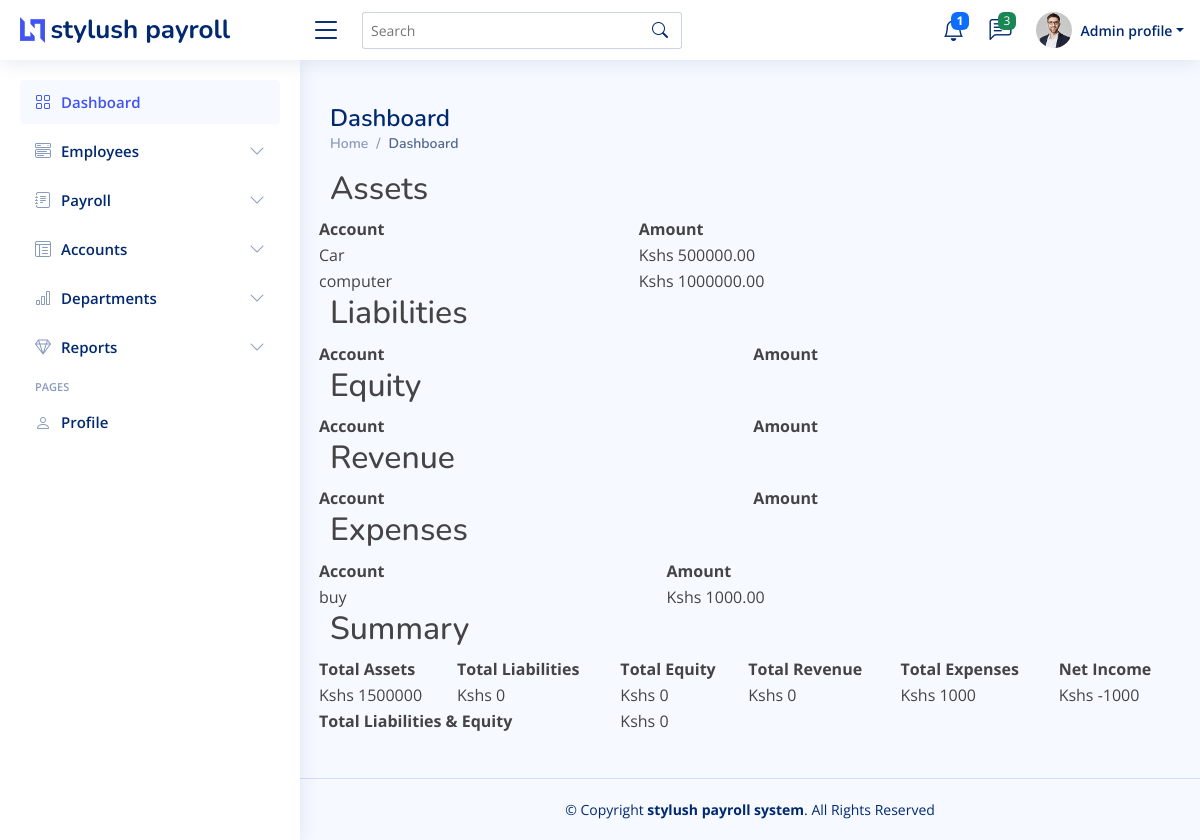
Screenshot of /home/balanceSheet/ with the database file from the repository.
### first/models.py (models this page shows)
class Transaction(models.Model):
    ACCOUNT_TYPES = (
        ('ASSETS', 'Assets'),
        ('LIABILITIES', 'Liabilities'),
        ('EQUITY', 'Equity'),
        ('REVENUE', 'Revenue'),
        ('EXPENSE', 'Expense'),
    )
    account = models.CharField(max_length=255)
    amount = models.DecimalField(max_digits=10, decimal_places=2)
    type = models.CharField(max_length=1000, choices=ACCOUNT_TYPES)

### first/balancesheetViews.py (the view)
# urls.py: path('balanceSheet/', balancesheetViews.balance_sheet,name='balanceSheet'),
def balance_sheet(request):
    assets = Transaction.objects.filter(type='ASSETS')
    liabilities = Transaction.objects.filter(type='LIABILITIES')
    equity = Transaction.objects.filter(type='EQUITY')
    revenue = Transaction.objects.filter(type='REVENUE')
    expenses = Transaction.objects.filter(type='EXPENSE')
    total_assets = assets.aggregate(total=models.Sum('amount'))['total'] or 0
    total_liabilities = liabilities.aggregate(total=models.Sum('amount'))['total'] or 0
    total_equity = equity.aggregate(total=models.Sum('amount'))['total'] or 0
    total_revenue = revenue.aggregate(total=models.Sum('amount'))['total'] or 0
    total_expenses = expenses.aggregate(total=models.Sum('amount'))['total'] or 0
    net_income = total_revenue - total_expenses
    total_liabilities_equity = total_liabilities + total_equity
    context = {
        'assets': assets,
        'liabilities': liabilities,
        'equity': equity,
        'revenue': revenue,
        'expenses': expenses,
        'total_assets': total_assets,
        'total_liabilities': total_liabilities,
        'total_equity': total_equity,
        'total_revenue': total_revenue,
        'total_expenses': total_expenses,
        'net_income': net_income,
        'total_liabilities_equity': total_liabilities_equity,
    }
    return render(request, 'Dashboard/balanceSheet.html', context)

### first/templates/Dashboard/balanceSheet.html (shortened to what this page needs)
<!DOCTYPE html>
{% load static %}
<html lang="en">
<head>
  <link href="{% static 'vendor/bootstrap/css/bootstrap.min.css' %}" rel="stylesheet">
  <link href="{% static 'vendor/bootstrap-icons/bootstrap-icons.css' %}" rel="stylesheet">
  <link href="{% static 'vendor/boxicons/css/boxicons.min.css' %}" rel="stylesheet">
  <link href="{% static 'vendor/quill/quill.snow.css' %}" rel="stylesheet">
  <link href="{% static 'vendor/quill/quill.bubble.css' %}" rel="stylesheet">
  <link href="{% static 'vendor/remixicon/remixicon.css' %}" rel="stylesheet">
  <link href="{% static 'vendor/simple-datatables/style.css' %}" rel="stylesheet">
  <link href="{% static 'css/style.css' %}" rel="stylesheet">
</head>
<body>
  <header id="header" class="header fixed-top d-flex align-items-center">
    <div class="d-flex align-items-center justify-content-between">
      <a href="{% url 'index'  %}" class="logo d-flex align-items-center">
        <img src="{% static 'img/logo.png' %}" alt="">
        <span class="d-none d-lg-block">stylush payroll</span>
      </a>
      <i class="bi bi-list toggle-sidebar-btn"></i>
    </div>
    <div class="search-bar">
      <form class="search-form d-flex align-items-center" method="POST" action="#">
        <input type="text" name="query" placeholder="Search" title="Enter search keyword">
        <button type="submit" title="Search"><i class="bi bi-search"></i></button>
      </form>
    </div>
    <nav class="header-nav ms-auto">
      <ul class="d-flex align-items-center">
        <li class="nav-item dropdown">
          <a class="nav-link nav-icon" href="#" data-bs-toggle="dropdown">
            <i class="bi bi-bell"></i>
            <span class="badge bg-primary badge-number"><b>1</b></span>
          </a>
        </li>
        <li class="nav-item dropdown">
          <a class="nav-link nav-icon" href="#" data-bs-toggle="dropdown">
            <i class="bi bi-chat-left-text"></i>
            <span class="badge bg-success badge-number">3</span>
          </a>
        </li>
        <li class="nav-item dropdown pe-3">
          <a class="nav-link nav-profile d-flex align-items-center pe-0" href="#" data-bs-toggle="dropdown">
            <img src="{% static 'img/profile-img.jpg'   %}" alt="Profile" class="rounded-circle">
            <span class="d-none d-md-block dropdown-toggle ps-2">Admin profile</span>
          </a>
        </li>
      </ul>
    </nav>
  </header>
  <aside id="sidebar" class="sidebar">
    <ul class="sidebar-nav" id="sidebar-nav">
      <li class="nav-item">
        <a class="nav-link " href="{% url 'index' %}">
          <i class="bi bi-grid"></i>
          <span>Dashboard</span>
        </a>
      </li>
      <li class="nav-item">
        <a class="nav-link collapsed" data-bs-target="#components-nav" data-bs-toggle="collapse" href="#">
          <i class="bi bi-menu-button-wide"></i><span>Employees</span><i class="bi bi-chevron-down ms-auto"></i>
        </a>
      </li>
      <li class="nav-item">
        <a class="nav-link collapsed" data-bs-target="#forms-nav" data-bs-toggle="collapse" href="#">
          <i class="bi bi-journal-text"></i><span>Payroll</span><i class="bi bi-chevron-down ms-auto"></i>
        </a>
      </li>
      <li class="nav-item">
        <a class="nav-link collapsed" data-bs-target="#tables-nav" data-bs-toggle="collapse" href="#">
          <i class="bi bi-layout-text-window-reverse"></i><span>Accounts</span><i class="bi bi-chevron-down ms-auto"></i>
        </a>
      </li>
      <li class="nav-item">
        <a class="nav-link collapsed" data-bs-target="#charts-nav" data-bs-toggle="collapse" href="#">
          <i class="bi bi-bar-chart"></i><span>Departments</span><i class="bi bi-chevron-down ms-auto"></i>
        </a>
      </li>
      <li class="nav-item">
        <a class="nav-link collapsed" data-bs-target="#icons-nav" data-bs-toggle="collapse" href="#">
          <i class="bi bi-gem"></i><span>Reports</span><i class="bi bi-chevron-down ms-auto"></i>
        </a>
      </li>
      <li class="nav-heading">Pages</li>
      <li class="nav-item">
        <a class="nav-link collapsed" href="{% url 'profile'   %}">
          <i class="bi bi-person"></i>
          <span>Profile</span>
        </a>
      </li>
    </ul>
  </aside>
                                           END SIDE BAR
<main id="main" class="main">
  <div class="pagetitle">
    <h1>Dashboard</h1>
    <nav>
      <ol class="breadcrumb">
        <li class="breadcrumb-item"><a href="{% url 'index' %}">Home</a></li>
        <li class="breadcrumb-item active">Dashboard</li>
      </ol>
    </nav>
  </div>
  <h2>Assets</h2>
<div class="row">
  <table>
    <thead>
      <tr>
        <th>Account</th>
        <th>Amount</th>
      </tr>
    </thead>
    <tbody>
      {% for asset in assets %}
      <tr>
        <td>{{ asset.account }}</td>
        <td>Kshs {{ asset.amount }}</td>
      </tr>
      {% endfor %}
    </tbody>
  </table>
</div>
<h2>Liabilities</h2>
<div class="row">
  <table>
    <thead>
      <tr>
        <th>Account</th>
        <th>Amount</th>
      </tr>
    </thead>
  </table>
</div>
<h2>Equity</h2>
<div class="row">
  <table>
    <thead>
      <tr>
        <th>Account</th>
        <th>Amount</th>
      </tr>
    </thead>
  </table>
</div>
<h2>Revenue</h2>
<div class="row">
  <table>
    <thead>
      <tr>
        <th>Account</th>
        <th>Amount</th>
      </tr>
    </thead>
  </table>
</div>
<h2>Expenses</h2>
<div class="row">
  <table>
    <thead>
      <tr>
        <th>Account</th>
        <th>Amount</th>
      </tr>
    </thead>
    <tbody>
      {% for expense in expenses %}
      <tr>
        <td> {{ expense.account }}</td>
        <td>Kshs {{ expense.amount }}</td>
      </tr>
      {% endfor %}
    </tbody>
  </table>
</div>
<h2>Summary</h2>
<div class="row">
  <table>
    <tr>
      <th scope="col">Total Assets</th>
      <th scope="col">Total Liabilities</th>
      <th scope="col">Total Equity</th>
      <th scope="col">Total Revenue</th>
      <th scope="col">Total Expenses</th>
      <th scope="col">Net Income</th>
    </tr>
    <tr>
      <td>Kshs {{ total_assets }}</td>
      <td>Kshs {{ total_liabilities }}</td>
      <td>Kshs {{ total_equity }}</td>
      <td>Kshs {{ total_revenue }}</td>
      <td>Kshs {{ total_expenses }}</td>
      <td>Kshs {{ net_income }}</td>
    </tr>
    <tr>
      <th colspan="2">Total Liabilities & Equity</th>
      <td colspan="4">Kshs {{ total_liabilities_equity }}</td>
    </tr>
  </table>
</div>
</main>
  <footer id="footer" class="footer">
    <div class="copyright">
      &copy; Copyright <strong><span>stylush payroll system</span></strong>. All Rights Reserved
    </div>
  </footer>
</body>
</html>

### static/css/style.css (style rules this page uses)
:root { scroll-behavior: smooth; }
body { font-family: "Open Sans", sans-serif; background: #f6f9ff; color: #444444; }
a { color: #4154f1; text-decoration: none; }
h1, h2, h3, h4, h5, h6 { font-family: "Nunito", sans-serif; }
#main { margin-top: 60px; padding: 20px 30px; transition: all 0.3s; }
.pagetitle { margin-bottom: 10px; }
.pagetitle h1 { font-size: 24px; margin-bottom: 0; font-weight: 600; color: #012970; }
.breadcrumb { font-size: 14px; font-family: "Nunito", sans-serif; color: #899bbd; font-weight: 600; }
.breadcrumb a { color: #899bbd; transition: 0.3s; }
.breadcrumb .breadcrumb-item::before { color: #899bbd; }
.breadcrumb .active { color: #51678f; font-weight: 600; }
.logo { line-height: 1; }
@media (min-width: 1200px) { .logo { width: 280px; } }
.logo img { max-height: 26px; margin-right: 6px; }
.logo span { font-size: 26px; font-weight: 700; color: #012970; font-family: "Nunito", sans-serif; }
.header { transition: all 0.5s; z-index: 997; height: 60px; box-shadow: 0px 2px 20px rgba(1, 41, 112, 0.1); background-color: #fff; padding-left: 20px; }
.header .toggle-sidebar-btn { font-size: 32px; padding-left: 10px; cursor: pointer; color: #012970; }
.header .search-bar { min-width: 360px; padding: 0 20px; }
.header .search-form { width: 100%; }
.header .search-form input { border: 0; font-size: 14px; color: #012970; border: 1px solid rgba(1, 41, 112, 0.2); padding: 7px 38px 7px 8px; border-radius: 3px; transition: 0.3s; width: 100%; }
.header .search-form button { border: 0; padding: 0; margin-left: -30px; background: none; }
.header .search-form button i { color: #012970; }
.header-nav ul { list-style: none; }
.header-nav>ul { margin: 0; padding: 0; }
.header-nav .nav-icon { font-size: 22px; color: #012970; margin-right: 25px; position: relative; }
.header-nav .nav-profile { color: #012970; }
.header-nav .nav-profile img { max-height: 36px; }
.header-nav .nav-profile span { font-size: 14px; font-weight: 600; }
.header-nav .badge-number { position: absolute; inset: -2px -5px auto auto; font-weight: normal; font-size: 12px; padding: 3px 6px; }
.sidebar { position: fixed; top: 60px; left: 0; bottom: 0; width: 300px; z-index: 996; transition: all 0.3s; padding: 20px; overflow-y: auto; scrollbar-width: thin; scrollbar-color: #aab7cf transparent; box-shadow: 0px 0px 20px rgba(1, 41, 112, 0.1); background-color: #fff; }
@media (min-width: 1200px) { #main, #footer { margin-left: 300px; } }
.sidebar-nav { padding: 0; margin: 0; list-style: none; }
.sidebar-nav li { padding: 0; margin: 0; list-style: none; }
.sidebar-nav .nav-item { margin-bottom: 5px; }
.sidebar-nav .nav-heading { font-size: 11px; text-transform: uppercase; color: #899bbd; font-weight: 600; margin: 10px 0 5px 15px; }
.sidebar-nav .nav-link { display: flex; align-items: center; font-size: 15px; font-weight: 600; color: #4154f1; transition: 0.3; background: #f6f9ff; padding: 10px 15px; border-radius: 4px; }
.sidebar-nav .nav-link i { font-size: 16px; margin-right: 10px; color: #4154f1; }
.sidebar-nav .nav-link.collapsed { color: #012970; background: #fff; }
.sidebar-nav .nav-link.collapsed i { color: #899bbd; }
.sidebar-nav .nav-link .bi-chevron-down { margin-right: 0; transition: transform 0.2s ease-in-out; }
.footer { padding: 20px 0; font-size: 14px; transition: all 0.3s; border-top: 1px solid #cddfff; }
.footer .copyright { text-align: center; color: #012970; }

### rows the page displays
Transaction: account "Car", amount "500000.00"
Transaction: account "computer", amount "1000000.00"
Transaction: account "buy", amount "1000.00"

### other values shown
{{ total_assets }} "1500000"
{{ total_liabilities }} "0"
{{ total_equity }} "0"
{{ total_revenue }} "0"
{{ total_expenses }} "1000"
{{ net_income }} "-1000"
{{ total_liabilities_equity }} "0"
